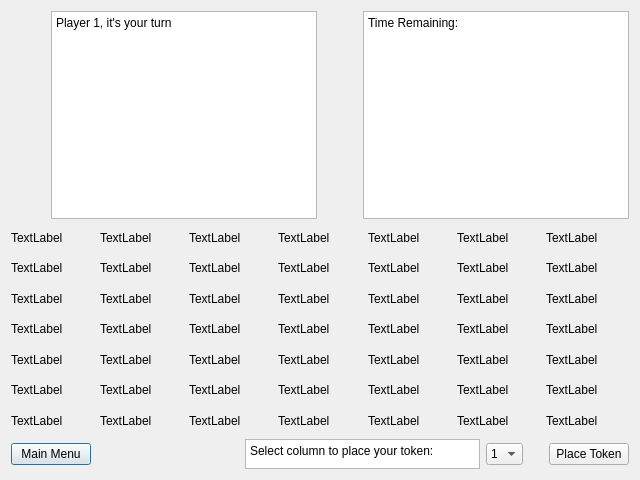
<?xml version="1.0" encoding="UTF-8"?>
<ui version="4.0">
 <class>board</class>
 <widget class="QDialog" name="board">
  <property name="geometry">
   <rect>
    <x>0</x>
    <y>0</y>
    <width>640</width>
    <height>480</height>
   </rect>
  </property>
  <property name="sizePolicy">
   <sizepolicy hsizetype="Expanding" vsizetype="Expanding">
    <horstretch>0</horstretch>
    <verstretch>0</verstretch>
   </sizepolicy>
  </property>
  <property name="maximumSize">
   <size>
    <width>640</width>
    <height>480</height>
   </size>
  </property>
  <property name="windowTitle">
   <string>The A&amp;T Four</string>
  </property>
  <layout class="QVBoxLayout" name="verticalLayout">
   <item>
    <layout class="QHBoxLayout" name="top">
     <item>
      <spacer name="horizontalSpacer_2">
       <property name="orientation">
        <enum>Qt::Horizontal</enum>
       </property>
       <property name="sizeType">
        <enum>QSizePolicy::Ignored</enum>
       </property>
       <property name="sizeHint" stdset="0">
        <size>
         <width>40</width>
         <height>20</height>
        </size>
       </property>
      </spacer>
     </item>
     <item>
      <widget class="QPlainTextEdit" name="playerTurnText">
       <property name="sizePolicy">
        <sizepolicy hsizetype="Ignored" vsizetype="Ignored">
         <horstretch>0</horstretch>
         <verstretch>0</verstretch>
        </sizepolicy>
       </property>
       <property name="plainText">
        <string>Player 1, it's your turn</string>
       </property>
      </widget>
     </item>
     <item>
      <spacer name="horizontalSpacer_4">
       <property name="orientation">
        <enum>Qt::Horizontal</enum>
       </property>
       <property name="sizeType">
        <enum>QSizePolicy::Fixed</enum>
       </property>
       <property name="sizeHint" stdset="0">
        <size>
         <width>40</width>
         <height>20</height>
        </size>
       </property>
      </spacer>
     </item>
     <item>
      <widget class="QPlainTextEdit" name="timeLeft">
       <property name="sizePolicy">
        <sizepolicy hsizetype="Ignored" vsizetype="Ignored">
         <horstretch>0</horstretch>
         <verstretch>0</verstretch>
        </sizepolicy>
       </property>
       <property name="plainText">
        <string>Time Remaining:</string>
       </property>
      </widget>
     </item>
    </layout>
   </item>
   <item>
    <layout class="QVBoxLayout" name="layout_the">
     <item>
      <layout class="QHBoxLayout" name="row7">
       <item>
        <widget class="QLabel" name="r7c1">
         <property name="text">
          <string>TextLabel</string>
         </property>
        </widget>
       </item>
       <item>
        <widget class="QLabel" name="r7c2">
         <property name="text">
          <string>TextLabel</string>
         </property>
        </widget>
       </item>
       <item>
        <widget class="QLabel" name="r7c3">
         <property name="text">
          <string>TextLabel</string>
         </property>
        </widget>
       </item>
       <item>
        <widget class="QLabel" name="r7c4">
         <property name="text">
          <string>TextLabel</string>
         </property>
        </widget>
       </item>
       <item>
        <widget class="QLabel" name="r7c5">
         <property name="text">
          <string>TextLabel</string>
         </property>
        </widget>
       </item>
       <item>
        <widget class="QLabel" name="r7c6">
         <property name="text">
          <string>TextLabel</string>
         </property>
        </widget>
       </item>
       <item>
        <widget class="QLabel" name="r7c7">
         <property name="text">
          <string>TextLabel</string>
         </property>
        </widget>
       </item>
      </layout>
     </item>
     <item>
      <layout class="QHBoxLayout" name="row6">
       <item>
        <widget class="QLabel" name="r6c1">
         <property name="text">
          <string>TextLabel</string>
         </property>
        </widget>
       </item>
       <item>
        <widget class="QLabel" name="r6c2">
         <property name="text">
          <string>TextLabel</string>
         </property>
        </widget>
       </item>
       <item>
        <widget class="QLabel" name="r6c3">
         <property name="text">
          <string>TextLabel</string>
         </property>
        </widget>
       </item>
       <item>
        <widget class="QLabel" name="r6c4">
         <property name="text">
          <string>TextLabel</string>
         </property>
        </widget>
       </item>
       <item>
        <widget class="QLabel" name="r6c5">
         <property name="text">
          <string>TextLabel</string>
         </property>
        </widget>
       </item>
       <item>
        <widget class="QLabel" name="r6c6">
         <property name="text">
          <string>TextLabel</string>
         </property>
        </widget>
       </item>
       <item>
        <widget class="QLabel" name="r6c7">
         <property name="text">
          <string>TextLabel</string>
         </property>
        </widget>
       </item>
      </layout>
     </item>
     <item>
      <layout class="QHBoxLayout" name="row5">
       <item>
        <widget class="QLabel" name="r5c1">
         <property name="text">
          <string>TextLabel</string>
         </property>
        </widget>
       </item>
       <item>
        <widget class="QLabel" name="r5c2">
         <property name="text">
          <string>TextLabel</string>
         </property>
        </widget>
       </item>
       <item>
        <widget class="QLabel" name="r5c3">
         <property name="text">
          <string>TextLabel</string>
         </property>
        </widget>
       </item>
       <item>
        <widget class="QLabel" name="r5c4">
         <property name="text">
          <string>TextLabel</string>
         </property>
        </widget>
       </item>
       <item>
        <widget class="QLabel" name="r5c5">
         <property name="text">
          <string>TextLabel</string>
         </property>
        </widget>
       </item>
       <item>
        <widget class="QLabel" name="r5c6">
         <property name="text">
          <string>TextLabel</string>
         </property>
        </widget>
       </item>
       <item>
        <widget class="QLabel" name="r5c7">
         <property name="text">
          <string>TextLabel</string>
         </property>
        </widget>
       </item>
      </layout>
     </item>
     <item>
      <layout class="QHBoxLayout" name="row4">
       <item>
        <widget class="QLabel" name="r4c1">
         <property name="text">
          <string>TextLabel</string>
         </property>
        </widget>
       </item>
       <item>
        <widget class="QLabel" name="r4c2">
         <property name="text">
          <string>TextLabel</string>
         </property>
        </widget>
       </item>
       <item>
        <widget class="QLabel" name="r4c3">
         <property name="text">
          <string>TextLabel</string>
         </property>
        </widget>
       </item>
       <item>
        <widget class="QLabel" name="r4c4">
         <property name="text">
          <string>TextLabel</string>
         </property>
        </widget>
       </item>
       <item>
        <widget class="QLabel" name="r4c5">
         <property name="text">
          <string>TextLabel</string>
         </property>
        </widget>
       </item>
       <item>
        <widget class="QLabel" name="r4c6">
         <property name="text">
          <string>TextLabel</string>
         </property>
        </widget>
       </item>
       <item>
        <widget class="QLabel" name="r4c7">
         <property name="text">
          <string>TextLabel</string>
         </property>
        </widget>
       </item>
      </layout>
     </item>
     <item>
      <layout class="QHBoxLayout" name="row3">
       <item>
        <widget class="QLabel" name="r3c1">
         <property name="text">
          <string>TextLabel</string>
         </property>
        </widget>
       </item>
       <item>
        <widget class="QLabel" name="r3c2">
         <property name="text">
          <string>TextLabel</string>
         </property>
        </widget>
       </item>
       <item>
        <widget class="QLabel" name="r3c3">
         <property name="text">
          <string>TextLabel</string>
         </property>
        </widget>
       </item>
       <item>
        <widget class="QLabel" name="r3c4">
         <property name="text">
          <string>TextLabel</string>
         </property>
        </widget>
       </item>
       <item>
        <widget class="QLabel" name="r3c5">
         <property name="text">
          <string>TextLabel</string>
         </property>
        </widget>
       </item>
       <item>
        <widget class="QLabel" name="r3c6">
         <property name="text">
          <string>TextLabel</string>
         </property>
        </widget>
       </item>
       <item>
        <widget class="QLabel" name="r3c7">
         <property name="text">
          <string>TextLabel</string>
         </property>
        </widget>
       </item>
      </layout>
     </item>
     <item>
      <layout class="QHBoxLayout" name="row2">
       <item>
        <widget class="QLabel" name="r2c1">
         <property name="text">
          <string>TextLabel</string>
         </property>
        </widget>
       </item>
       <item>
        <widget class="QLabel" name="r2c2">
         <property name="text">
          <string>TextLabel</string>
         </property>
        </widget>
       </item>
       <item>
        <widget class="QLabel" name="r2c3">
         <property name="text">
          <string>TextLabel</string>
         </property>
        </widget>
       </item>
       <item>
        <widget class="QLabel" name="r2c4">
         <property name="text">
          <string>TextLabel</string>
         </property>
        </widget>
       </item>
       <item>
        <widget class="QLabel" name="r2c5">
         <property name="text">
          <string>TextLabel</string>
         </property>
        </widget>
       </item>
       <item>
        <widget class="QLabel" name="r2c6">
         <property name="text">
          <string>TextLabel</string>
         </property>
        </widget>
       </item>
       <item>
        <widget class="QLabel" name="r2c7">
         <property name="text">
          <string>TextLabel</string>
         </property>
        </widget>
       </item>
      </layout>
     </item>
     <item>
      <layout class="QHBoxLayout" name="row1">
       <item>
        <widget class="QLabel" name="r1c1">
         <property name="text">
          <string>TextLabel</string>
         </property>
        </widget>
       </item>
       <item>
        <widget class="QLabel" name="r1c2">
         <property name="text">
          <string>TextLabel</string>
         </property>
        </widget>
       </item>
       <item>
        <widget class="QLabel" name="r1c3">
         <property name="text">
          <string>TextLabel</string>
         </property>
        </widget>
       </item>
       <item>
        <widget class="QLabel" name="r1c4">
         <property name="text">
          <string>TextLabel</string>
         </property>
        </widget>
       </item>
       <item>
        <widget class="QLabel" name="r1c5">
         <property name="text">
          <string>TextLabel</string>
         </property>
        </widget>
       </item>
       <item>
        <widget class="QLabel" name="r1c6">
         <property name="text">
          <string>TextLabel</string>
         </property>
        </widget>
       </item>
       <item>
        <widget class="QLabel" name="r1c7">
         <property name="text">
          <string>TextLabel</string>
         </property>
        </widget>
       </item>
      </layout>
     </item>
    </layout>
   </item>
   <item>
    <layout class="QHBoxLayout" name="bottom">
     <item>
      <widget class="QPushButton" name="mMenu">
       <property name="sizePolicy">
        <sizepolicy hsizetype="Fixed" vsizetype="Fixed">
         <horstretch>0</horstretch>
         <verstretch>0</verstretch>
        </sizepolicy>
       </property>
       <property name="text">
        <string>Main Menu</string>
       </property>
      </widget>
     </item>
     <item>
      <spacer name="horizontalSpacer">
       <property name="orientation">
        <enum>Qt::Horizontal</enum>
       </property>
       <property name="sizeHint" stdset="0">
        <size>
         <width>60</width>
         <height>20</height>
        </size>
       </property>
      </spacer>
     </item>
     <item alignment="Qt::AlignVCenter">
      <widget class="QPlainTextEdit" name="placeTText">
       <property name="sizePolicy">
        <sizepolicy hsizetype="Fixed" vsizetype="Fixed">
         <horstretch>0</horstretch>
         <verstretch>0</verstretch>
        </sizepolicy>
       </property>
       <property name="maximumSize">
        <size>
         <width>235</width>
         <height>30</height>
        </size>
       </property>
       <property name="plainText">
        <string>Select column to place your token:</string>
       </property>
      </widget>
     </item>
     <item>
      <widget class="QComboBox" name="userC">
       <property name="sizePolicy">
        <sizepolicy hsizetype="Maximum" vsizetype="Fixed">
         <horstretch>0</horstretch>
         <verstretch>0</verstretch>
        </sizepolicy>
       </property>
       <item>
        <property name="text">
         <string>1</string>
        </property>
       </item>
       <item>
        <property name="text">
         <string>2</string>
        </property>
       </item>
       <item>
        <property name="text">
         <string>3</string>
        </property>
       </item>
       <item>
        <property name="text">
         <string>4</string>
        </property>
       </item>
       <item>
        <property name="text">
         <string>5</string>
        </property>
       </item>
       <item>
        <property name="text">
         <string>6</string>
        </property>
       </item>
       <item>
        <property name="text">
         <string>7</string>
        </property>
       </item>
      </widget>
     </item>
     <item>
      <spacer name="horizontalSpacer_3">
       <property name="orientation">
        <enum>Qt::Horizontal</enum>
       </property>
       <property name="sizeType">
        <enum>QSizePolicy::Fixed</enum>
       </property>
       <property name="sizeHint" stdset="0">
        <size>
         <width>20</width>
         <height>20</height>
        </size>
       </property>
      </spacer>
     </item>
     <item>
      <widget class="QPushButton" name="placeToken">
       <property name="sizePolicy">
        <sizepolicy hsizetype="Fixed" vsizetype="Fixed">
         <horstretch>0</horstretch>
         <verstretch>0</verstretch>
        </sizepolicy>
       </property>
       <property name="text">
        <string>Place Token</string>
       </property>
      </widget>
     </item>
    </layout>
   </item>
  </layout>
 </widget>
 <resources/>
 <connections/>
</ui>
